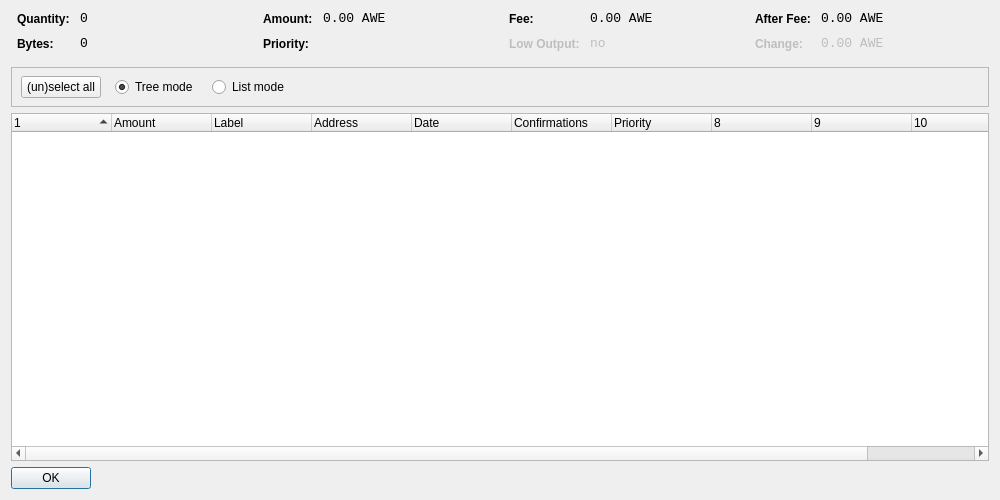
<?xml version="1.0" encoding="UTF-8"?>
<ui version="4.0">
 <class>CoinControlDialog</class>
 <widget class="QDialog" name="CoinControlDialog">
  <property name="geometry">
   <rect>
    <x>0</x>
    <y>0</y>
    <width>1000</width>
    <height>500</height>
   </rect>
  </property>
  <property name="windowTitle">
   <string>Coin Control</string>
  </property>
  <layout class="QVBoxLayout" name="verticalLayout">
   <item>
    <layout class="QHBoxLayout" name="horizontalLayoutTop" stretch="0,0,0,0">
     <property name="topMargin">
      <number>0</number>
     </property>
     <property name="bottomMargin">
      <number>10</number>
     </property>
     <item>
      <layout class="QFormLayout" name="formLayoutCoinControl1">
       <property name="horizontalSpacing">
        <number>10</number>
       </property>
       <property name="verticalSpacing">
        <number>10</number>
       </property>
       <property name="leftMargin">
        <number>6</number>
       </property>
       <property name="rightMargin">
        <number>6</number>
       </property>
       <item row="0" column="0">
        <widget class="QLabel" name="labelCoinControlQuantityText">
         <property name="styleSheet">
          <string notr="true">font-weight:bold;</string>
         </property>
         <property name="text">
          <string>Quantity:</string>
         </property>
        </widget>
       </item>
       <item row="0" column="1">
        <widget class="QLabel" name="labelCoinControlQuantity">
         <property name="font">
          <font>
           <family>Monospace</family>
           <pointsize>10</pointsize>
          </font>
         </property>
         <property name="cursor">
          <cursorShape>IBeamCursor</cursorShape>
         </property>
         <property name="contextMenuPolicy">
          <enum>Qt::ActionsContextMenu</enum>
         </property>
         <property name="text">
          <string notr="true">0</string>
         </property>
         <property name="textInteractionFlags">
          <set>Qt::LinksAccessibleByMouse|Qt::TextSelectableByKeyboard|Qt::TextSelectableByMouse</set>
         </property>
        </widget>
       </item>
       <item row="1" column="0">
        <widget class="QLabel" name="labelCoinControlBytesText">
         <property name="styleSheet">
          <string notr="true">font-weight:bold;</string>
         </property>
         <property name="text">
          <string>Bytes:</string>
         </property>
        </widget>
       </item>
       <item row="1" column="1">
        <widget class="QLabel" name="labelCoinControlBytes">
         <property name="font">
          <font>
           <family>Monospace</family>
           <pointsize>10</pointsize>
          </font>
         </property>
         <property name="cursor">
          <cursorShape>IBeamCursor</cursorShape>
         </property>
         <property name="contextMenuPolicy">
          <enum>Qt::ActionsContextMenu</enum>
         </property>
         <property name="text">
          <string notr="true">0</string>
         </property>
         <property name="textInteractionFlags">
          <set>Qt::LinksAccessibleByMouse|Qt::TextSelectableByKeyboard|Qt::TextSelectableByMouse</set>
         </property>
        </widget>
       </item>
      </layout>
     </item>
     <item>
      <layout class="QFormLayout" name="formLayoutCoinControl2">
       <property name="horizontalSpacing">
        <number>10</number>
       </property>
       <property name="verticalSpacing">
        <number>10</number>
       </property>
       <property name="leftMargin">
        <number>6</number>
       </property>
       <property name="rightMargin">
        <number>6</number>
       </property>
       <item row="0" column="0">
        <widget class="QLabel" name="labelCoinControlAmountText">
         <property name="styleSheet">
          <string notr="true">font-weight:bold;</string>
         </property>
         <property name="text">
          <string>Amount:</string>
         </property>
        </widget>
       </item>
       <item row="0" column="1">
        <widget class="QLabel" name="labelCoinControlAmount">
         <property name="font">
          <font>
           <family>Monospace</family>
           <pointsize>10</pointsize>
          </font>
         </property>
         <property name="cursor">
          <cursorShape>IBeamCursor</cursorShape>
         </property>
         <property name="contextMenuPolicy">
          <enum>Qt::ActionsContextMenu</enum>
         </property>
         <property name="text">
          <string notr="true">0.00 AWE</string>
         </property>
         <property name="textInteractionFlags">
          <set>Qt::LinksAccessibleByMouse|Qt::TextSelectableByKeyboard|Qt::TextSelectableByMouse</set>
         </property>
        </widget>
       </item>
       <item row="1" column="0">
        <widget class="QLabel" name="labelCoinControlPriorityText">
         <property name="styleSheet">
          <string notr="true">font-weight:bold;</string>
         </property>
         <property name="text">
          <string>Priority:</string>
         </property>
        </widget>
       </item>
       <item row="1" column="1">
        <widget class="QLabel" name="labelCoinControlPriority">
         <property name="font">
          <font>
           <family>Monospace</family>
           <pointsize>10</pointsize>
          </font>
         </property>
         <property name="cursor">
          <cursorShape>IBeamCursor</cursorShape>
         </property>
         <property name="contextMenuPolicy">
          <enum>Qt::ActionsContextMenu</enum>
         </property>
         <property name="text">
          <string/>
         </property>
         <property name="textInteractionFlags">
          <set>Qt::LinksAccessibleByMouse|Qt::TextSelectableByKeyboard|Qt::TextSelectableByMouse</set>
         </property>
        </widget>
       </item>
      </layout>
     </item>
     <item>
      <layout class="QFormLayout" name="formLayoutCoinControl3">
       <property name="horizontalSpacing">
        <number>10</number>
       </property>
       <property name="verticalSpacing">
        <number>10</number>
       </property>
       <property name="leftMargin">
        <number>6</number>
       </property>
       <property name="rightMargin">
        <number>6</number>
       </property>
       <item row="0" column="0">
        <widget class="QLabel" name="labelCoinControlFeeText">
         <property name="styleSheet">
          <string notr="true">font-weight:bold;</string>
         </property>
         <property name="text">
          <string>Fee:</string>
         </property>
        </widget>
       </item>
       <item row="0" column="1">
        <widget class="QLabel" name="labelCoinControlFee">
         <property name="font">
          <font>
           <family>Monospace</family>
           <pointsize>10</pointsize>
          </font>
         </property>
         <property name="cursor">
          <cursorShape>IBeamCursor</cursorShape>
         </property>
         <property name="contextMenuPolicy">
          <enum>Qt::ActionsContextMenu</enum>
         </property>
         <property name="text">
          <string notr="true">0.00 AWE</string>
         </property>
         <property name="textInteractionFlags">
          <set>Qt::LinksAccessibleByMouse|Qt::TextSelectableByKeyboard|Qt::TextSelectableByMouse</set>
         </property>
        </widget>
       </item>
       <item row="1" column="0">
        <widget class="QLabel" name="labelCoinControlLowOutputText">
         <property name="enabled">
          <bool>false</bool>
         </property>
         <property name="styleSheet">
          <string notr="true">font-weight:bold;</string>
         </property>
         <property name="text">
          <string>Low Output:</string>
         </property>
        </widget>
       </item>
       <item row="1" column="1">
        <widget class="QLabel" name="labelCoinControlLowOutput">
         <property name="enabled">
          <bool>false</bool>
         </property>
         <property name="font">
          <font>
           <family>Monospace</family>
           <pointsize>10</pointsize>
          </font>
         </property>
         <property name="cursor">
          <cursorShape>IBeamCursor</cursorShape>
         </property>
         <property name="contextMenuPolicy">
          <enum>Qt::ActionsContextMenu</enum>
         </property>
         <property name="text">
          <string notr="true">no</string>
         </property>
         <property name="textInteractionFlags">
          <set>Qt::LinksAccessibleByMouse|Qt::TextSelectableByKeyboard|Qt::TextSelectableByMouse</set>
         </property>
        </widget>
       </item>
      </layout>
     </item>
     <item>
      <layout class="QFormLayout" name="formLayoutCoinControl4">
       <property name="horizontalSpacing">
        <number>10</number>
       </property>
       <property name="verticalSpacing">
        <number>10</number>
       </property>
       <property name="leftMargin">
        <number>6</number>
       </property>
       <property name="rightMargin">
        <number>6</number>
       </property>
       <item row="0" column="0">
        <widget class="QLabel" name="labelCoinControlAfterFeeText">
         <property name="styleSheet">
          <string notr="true">font-weight:bold;</string>
         </property>
         <property name="text">
          <string>After Fee:</string>
         </property>
        </widget>
       </item>
       <item row="0" column="1">
        <widget class="QLabel" name="labelCoinControlAfterFee">
         <property name="font">
          <font>
           <family>Monospace</family>
           <pointsize>10</pointsize>
          </font>
         </property>
         <property name="cursor">
          <cursorShape>IBeamCursor</cursorShape>
         </property>
         <property name="contextMenuPolicy">
          <enum>Qt::ActionsContextMenu</enum>
         </property>
         <property name="text">
          <string notr="true">0.00 AWE</string>
         </property>
         <property name="textInteractionFlags">
          <set>Qt::LinksAccessibleByMouse|Qt::TextSelectableByKeyboard|Qt::TextSelectableByMouse</set>
         </property>
        </widget>
       </item>
       <item row="1" column="0">
        <widget class="QLabel" name="labelCoinControlChangeText">
         <property name="enabled">
          <bool>false</bool>
         </property>
         <property name="styleSheet">
          <string notr="true">font-weight:bold;</string>
         </property>
         <property name="text">
          <string>Change:</string>
         </property>
        </widget>
       </item>
       <item row="1" column="1">
        <widget class="QLabel" name="labelCoinControlChange">
         <property name="enabled">
          <bool>false</bool>
         </property>
         <property name="font">
          <font>
           <family>Monospace</family>
           <pointsize>10</pointsize>
          </font>
         </property>
         <property name="cursor">
          <cursorShape>IBeamCursor</cursorShape>
         </property>
         <property name="contextMenuPolicy">
          <enum>Qt::ActionsContextMenu</enum>
         </property>
         <property name="text">
          <string notr="true">0.00 AWE</string>
         </property>
         <property name="textInteractionFlags">
          <set>Qt::LinksAccessibleByMouse|Qt::TextSelectableByKeyboard|Qt::TextSelectableByMouse</set>
         </property>
        </widget>
       </item>
      </layout>
     </item>
    </layout>
   </item>
   <item>
    <widget class="QFrame" name="frame">
     <property name="minimumSize">
      <size>
       <width>0</width>
       <height>40</height>
      </size>
     </property>
     <property name="frameShape">
      <enum>QFrame::StyledPanel</enum>
     </property>
     <property name="frameShadow">
      <enum>QFrame::Sunken</enum>
     </property>
     <widget class="QWidget" name="horizontalLayoutWidget">
      <property name="geometry">
       <rect>
        <x>10</x>
        <y>0</y>
        <width>781</width>
        <height>41</height>
       </rect>
      </property>
      <layout class="QHBoxLayout" name="horizontalLayoutPanel" stretch="0,0,0,0,0">
       <property name="spacing">
        <number>14</number>
       </property>
       <item>
        <widget class="QPushButton" name="pushButtonSelectAll">
         <property name="sizePolicy">
          <sizepolicy hsizetype="Maximum" vsizetype="Fixed">
           <horstretch>0</horstretch>
           <verstretch>0</verstretch>
          </sizepolicy>
         </property>
         <property name="text">
          <string>(un)select all</string>
         </property>
        </widget>
       </item>
       <item>
        <widget class="QRadioButton" name="radioTreeMode">
         <property name="sizePolicy">
          <sizepolicy hsizetype="Maximum" vsizetype="Fixed">
           <horstretch>0</horstretch>
           <verstretch>0</verstretch>
          </sizepolicy>
         </property>
         <property name="text">
          <string>Tree mode</string>
         </property>
         <property name="checked">
          <bool>true</bool>
         </property>
        </widget>
       </item>
       <item>
        <widget class="QRadioButton" name="radioListMode">
         <property name="sizePolicy">
          <sizepolicy hsizetype="Maximum" vsizetype="Fixed">
           <horstretch>0</horstretch>
           <verstretch>0</verstretch>
          </sizepolicy>
         </property>
         <property name="text">
          <string>List mode</string>
         </property>
        </widget>
       </item>
       <item>
        <spacer name="horizontalSpacer">
         <property name="orientation">
          <enum>Qt::Horizontal</enum>
         </property>
         <property name="sizeHint" stdset="0">
          <size>
           <width>40</width>
           <height>20</height>
          </size>
         </property>
        </spacer>
       </item>
      </layout>
     </widget>
    </widget>
   </item>
   <item>
    <widget class="CoinControlTreeWidget" name="treeWidget">
     <property name="contextMenuPolicy">
      <enum>Qt::CustomContextMenu</enum>
     </property>
     <property name="sortingEnabled">
      <bool>false</bool>
     </property>
     <property name="columnCount">
      <number>11</number>
     </property>
     <attribute name="headerShowSortIndicator" stdset="0">
      <bool>true</bool>
     </attribute>
     <attribute name="headerStretchLastSection">
      <bool>false</bool>
     </attribute>
     <column>
      <property name="text">
       <string/>
      </property>
     </column>
     <column>
      <property name="text">
       <string>Amount</string>
      </property>
     </column>
     <column>
      <property name="text">
       <string>Label</string>
      </property>
     </column>
     <column>
      <property name="text">
       <string>Address</string>
      </property>
     </column>
     <column>
      <property name="text">
       <string>Date</string>
      </property>
     </column>
     <column>
      <property name="text">
       <string>Confirmations</string>
      </property>
      <property name="toolTip">
       <string>Confirmed</string>
      </property>
     </column>
     <column>
      <property name="text">
       <string>Priority</string>
      </property>
     </column>
     <column>
      <property name="text">
       <string/>
      </property>
     </column>
     <column>
      <property name="text">
       <string/>
      </property>
     </column>
     <column>
      <property name="text">
       <string/>
      </property>
     </column>
     <column>
      <property name="text">
       <string/>
      </property>
     </column>
    </widget>
   </item>
   <item>
    <widget class="QDialogButtonBox" name="buttonBox">
     <property name="sizePolicy">
      <sizepolicy hsizetype="Maximum" vsizetype="Fixed">
       <horstretch>0</horstretch>
       <verstretch>0</verstretch>
      </sizepolicy>
     </property>
     <property name="orientation">
      <enum>Qt::Horizontal</enum>
     </property>
     <property name="standardButtons">
      <set>QDialogButtonBox::Ok</set>
     </property>
    </widget>
   </item>
  </layout>
 </widget>
 <customwidgets>
  <customwidget>
   <class>CoinControlTreeWidget</class>
   <extends>QTreeWidget</extends>
   <header>coincontroltreewidget.h</header>
  </customwidget>
 </customwidgets>
 <resources/>
 <connections/>
</ui>
